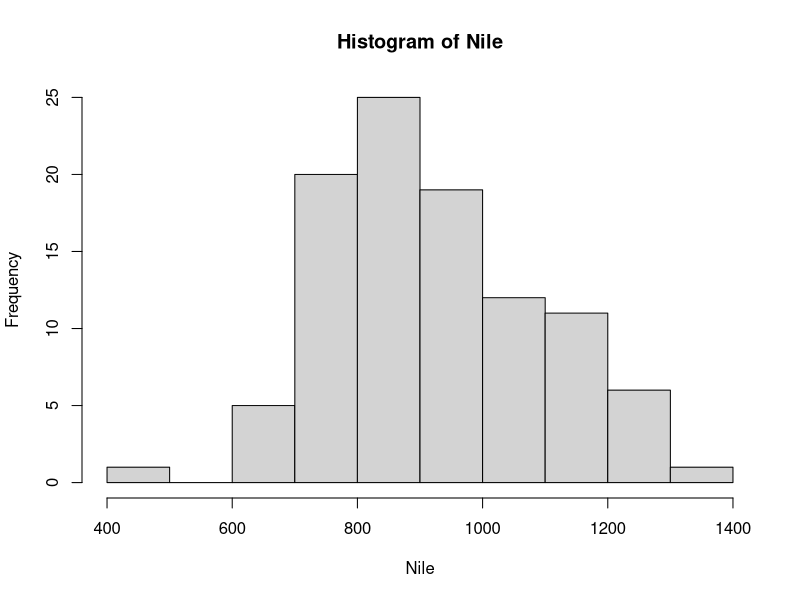
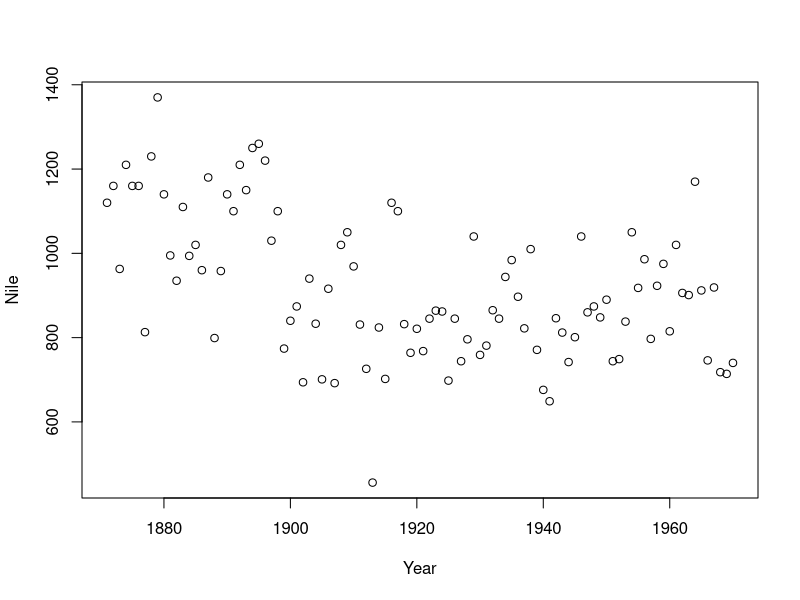
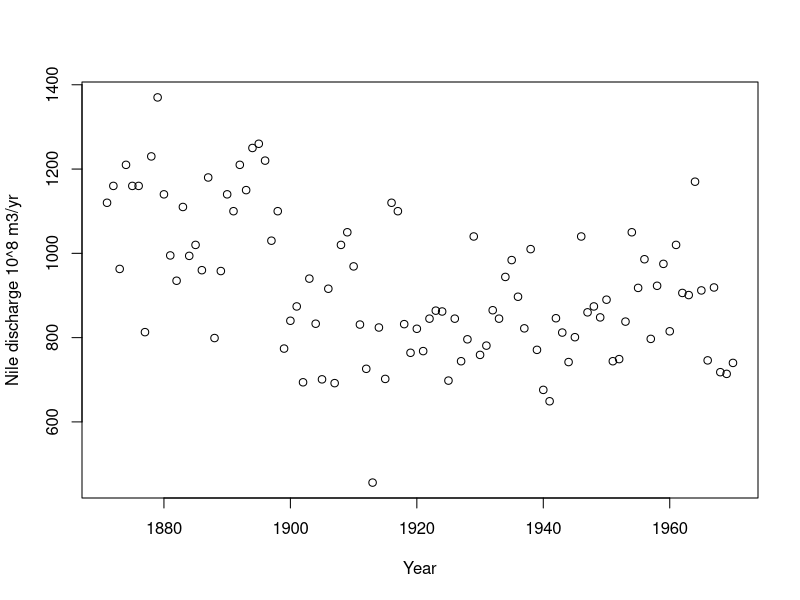
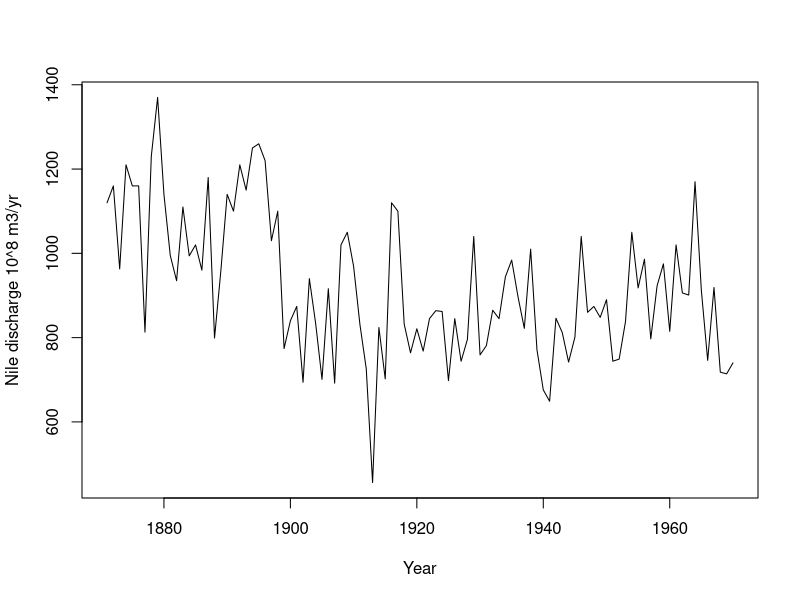
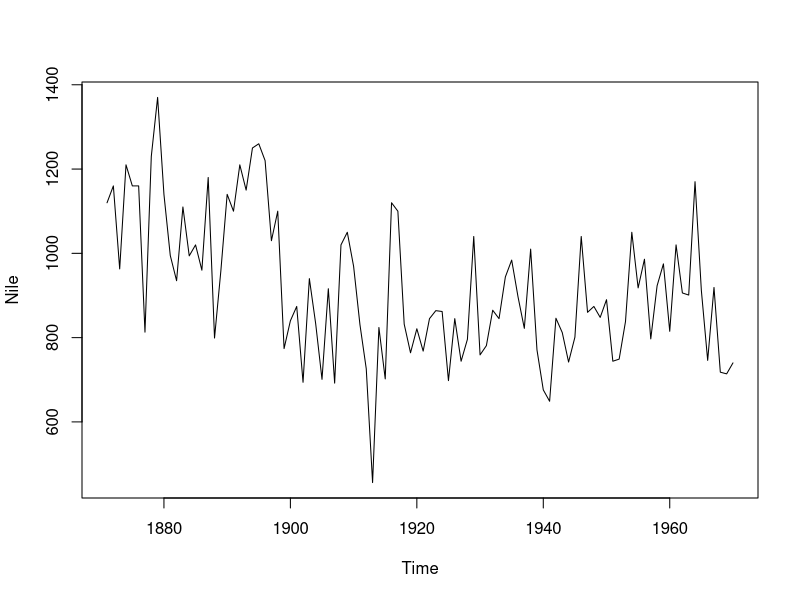
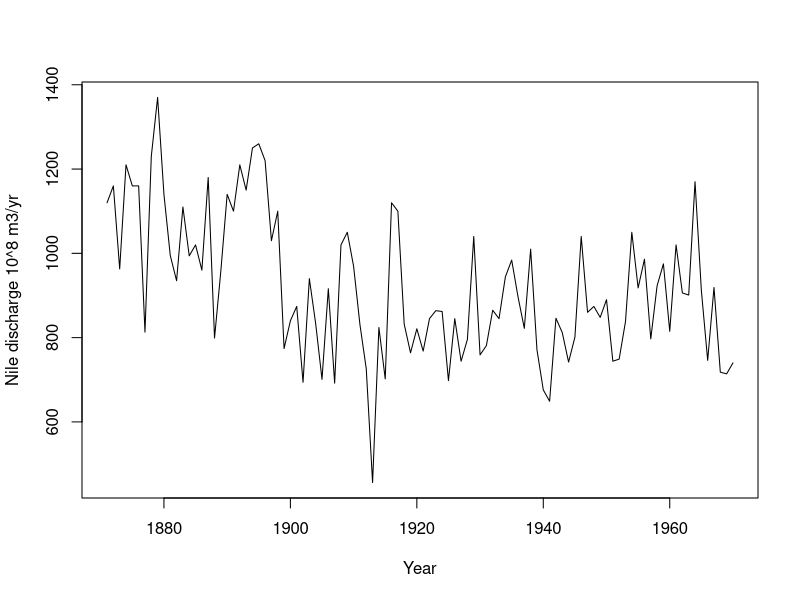
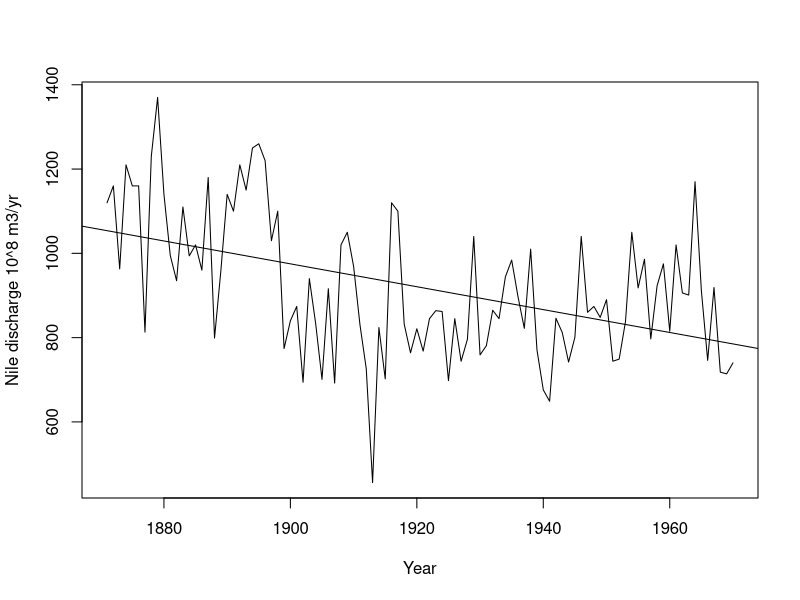

Write R code to recreate these figures, in order.
## ---- chunk 1
data("Nile")
## ---- chunk 2
hist(Nile)
## ---- chunk 3
summary(Nile)
## ---- chunk 4
mean(Nile)
sd(Nile)
median(Nile)
length(Nile)
mode(Nile)

## ---- chunk 5
print(paste("Mean =",mean(Nile)))
## ---- chunk 6
Nile
## ---- chunk 7
Nile[20:30]
## ---- chunk 8
20:30
## ---- chunk 9
a = 20:30
## ---- chunk 10
Year = 1871:1970
## ---- chunk 11
plot(Year,Nile)
## ---- chunk 12
plot(Year,Nile,ylab=c("Nile discharge 10^8 m3/yr"))
## ---- chunk 13
plot(Year,Nile,type="l",ylab=c("Nile discharge 10^8 m3/yr"))
## ---- chunk 14
plot(Nile)
## ---- chunk 15
Q = as.numeric(Nile)
## ---- chunk 16
plot(Year,Q,type="l",ylab=c("Nile discharge 10^8 m3/yr"))
## ---- chunk 17
fit = lm(Q ~ Year)
## ---- chunk 18
plot(Year,Nile,type="l",ylab=c("Nile discharge 10^8 m3/yr"))
abline(fit)
## ---- chunk 19
c = fit$coefficients
print(c)
## ---- chunk 20
summary(fit)
## ---- chunk 21
rs = summary(fit)$r.squared
print(rs)
## ---- chunk 22
ci = confint(fit)
print(ci)
